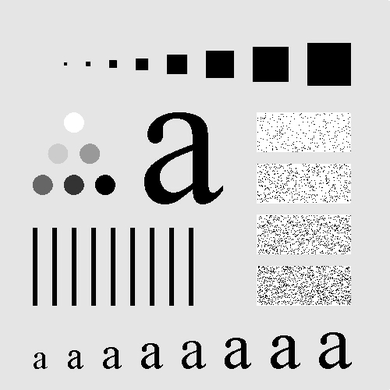
%> input picture Tasks/Task 2/Joker.bmp, 390 x 390 px, shrunk from 500 x 500 before the run
$ octave GeneralScript.m   (GNU Octave 9; MATLAB toolbox functions it lacks are replaced by stand-ins)
%> lines starting %> are read from the running program, lines starting %| are printed output that depends on the picture
### Tasks/Task 2/LinearFilter.m
function Out = LinearFilter(I, Filter, Postproc)
%LINEARFILTER applies any linear filter with any postprocessing on input
%image.

%I: input image
%Filter: any filter matrix
%Postproc: string contains ‘none’, ‘cutoff’, ‘absolute’

    img = double(I);
    [rowsI, colsI, ~] = size(img);
    [rowsF, colsF, ~] = size(Filter);

    padSizeR = floor(rowsF / 2);
    padSizeC = floor(colsF / 2);
    img = padarray(img, [padSizeR padSizeC], 'both');

    Out = zeros(rowsI, colsI);
    for r = 1:rowsI
        rI = r + padSizeR;
        for c = 1:colsI
            cI = c + padSizeC;
            tmp = img(rI-padSizeR:rI+padSizeR, cI-padSizeC:cI+padSizeC) .* Filter;
            Out(r, c) = sum(tmp(:));
        end
    end

    if strcmp(Postproc, 'cutoff') == 1
        Out = uint8(Out);
    elseif strcmp(Postproc, 'absolute') == 1
        Out = abs(Out);
    end
end

### Tasks/Task 2/EdgeMagnit.m
function G = EdgeMagnit(I)
    SobelH = Sobel('H');
    ResH = LinearFilter(I, SobelH, 'absolute');
    SobelV = Sobel('V');
    ResV = LinearFilter(I, SobelV, 'absolute');
    G = uint8(ResH + ResV);
end

### Tasks/Task 2/Gauss2.m
function M = Gauss2 (Sig)
  N = floor(3.7 * Sig - 0.5);
  Size = 2 * N + 1;
  GaussMask = ones(Size, Size);
  sigmaSquared = Sig^2;
  x = -1 * floor(Size / 2);
  y = -1 * floor(Size / 2);
  for i=1:Size
    for j=1:Size
      equation = -1 * (x^2 + y ^2) / (2 * sigmaSquared);
      GaussMask(i,j) = (1/(2*pi*sigmaSquared)) * exp(equation);
      x = x + 1;
    end;
    x = -1 * floor(Size / 2);
    y = y + 1;
  end;
  M = (1/ sum(GaussMask(:))) * GaussMask;
end

### Tasks/Task 2/LaplacianSharp.m
function [ M ] = LaplacianSharp()
%UNTITLED4 Summary of this function goes here
%   Detailed explanation goes here
    M = ones(3);
    M = M .* -1;
    M(2,2) = 9;
end

### Tasks/Task 2/MeanMask.m
function [ M ] = MeanMask( Rows, Column )
%UNTITLED Summary of this function goes here
%   Detailed explanation goes here
    M = ones(Rows, Column);
    val = ones(Rows, Column) .* (Rows * Column) ;
    M = M ./ val;
end

### Tasks/Task 2/Sobel.m
function M = Sobel(Mask)
%It generates 3x3 constant sobel mask.
%Mask: a char, ‘H’ for horizontal, ‘V’ for vertical.

if Mask == 'H'
    M = [-1, -2, -1; 0, 0, 0; 1, 2, 1;];
elseif Mask == 'V'
    M = [-1, 0, 1; -2, 0, 2; -1, 0, 1;];
end

### Tasks/Task 2/GeneralScript.m
joker = imread('Joker.bmp');
%> joker is the input picture: size 390x390 uint8; min 0, max 255, mean 207.2
SobelH = Sobel('H');
SobelV = Sobel('V');
jokerSobelH = LinearFilter(joker, SobelH, 'absolute');
jokerSobelV = LinearFilter(joker, SobelV, 'absolute');
%> call 2 of LinearFilter, with Filter = [-1 0 1; -2 0 2; -1 0 1], Postproc = 'absolute'
%> after the loop in LinearFilter (call 2), `for r = 1:rowsI`:
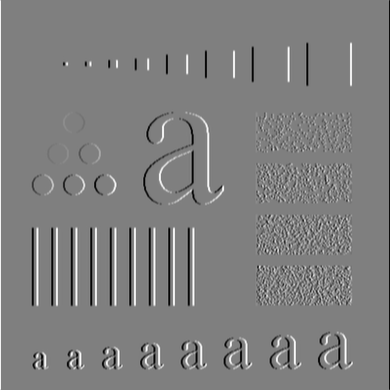
%> Out: size 390x390 double; min -1008, max 1008, mean 0; drawn with min black and max white
jokerMag = EdgeMagnit(joker);
%> in EdgeMagnit, `G = uint8(ResH + ResV);`:
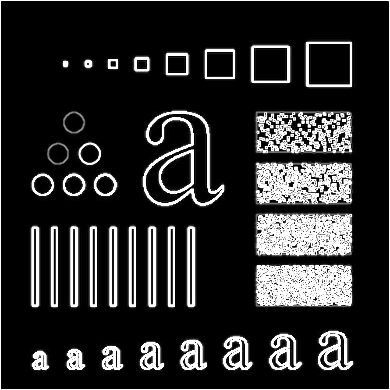
%> G: size 390x390 uint8; min 0, max 255, mean 44
jokerMean1 = LinearFilter(joker, MeanMask(13, 5), 'cutoff');
jokerMean2 = LinearFilter(joker, MeanMask(3, 11), 'cutoff');
jokerGauss = LinearFilter(joker, Gauss2(4), 'cutoff');
%> call 7 of LinearFilter, with Postproc = 'cutoff'
%> in LinearFilter (call 7), `img = padarray(img, [padSizeR padSizeC], 'both');`:
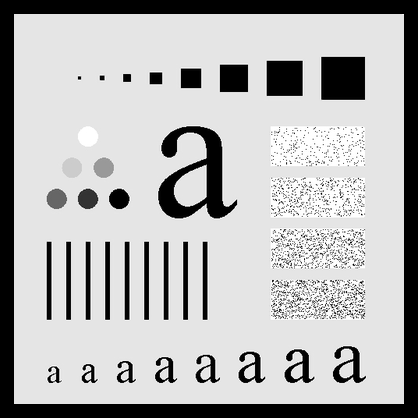
%> img: size 418x418 double; min 0, max 255, mean 180.3
%> after the loop in LinearFilter (call 7), `for r = 1:rowsI`:
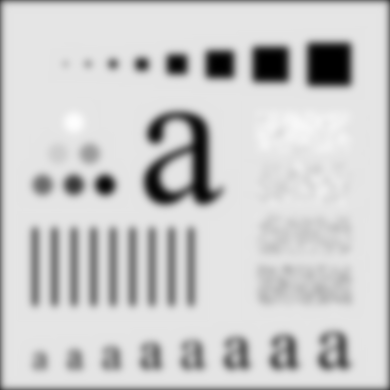
%> Out: size 390x390 double; min 0, max 253.8, mean 203.5

moon = imread('Moon.bmp');
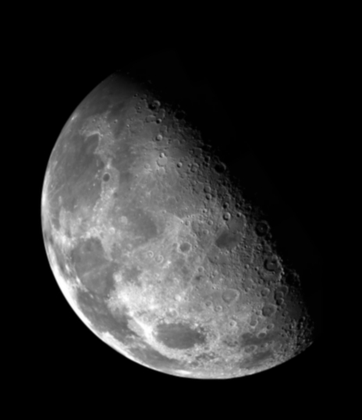
%> input picture Tasks/Task 2/Moon.bmp, 362 x 420 px, shrunk from 464 x 538 before the run
%> moon is the input picture: size 420x362 uint8; min 0, max 255, mean 42.6
moonSharp = LinearFilter(moon, LaplacianSharp(), 'cutoff');
%> call 8 of LinearFilter, with Filter = [-1 -1 -1; -1 9 -1; -1 -1 -1], Postproc = 'cutoff'
%> after the loop in LinearFilter (call 8), `for r = 1:rowsI`:
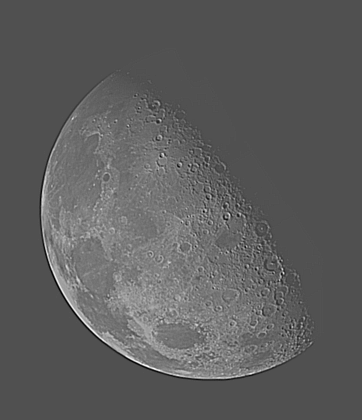
%> Out: size 420x362 double; min -267, max 574, mean 42.6; drawn with min black and max white

figure, imshow(uint8(jokerSobelH))
figure, imshow(uint8(jokerSobelV))
%> after `imshow(uint8(jokerSobelV))`:
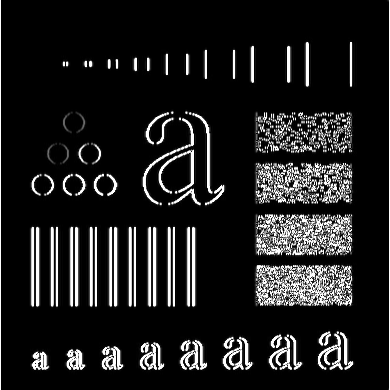
%> displayed picture: size 390x390, on the screen's scale of 0 to 255; min 0, max 255, mean 31.2
figure, imshow(jokerMag)
figure, imshow(jokerMean1)
figure, imshow(jokerMean2)
figure, imshow(jokerGauss)

figure, imshow(moonSharp);
